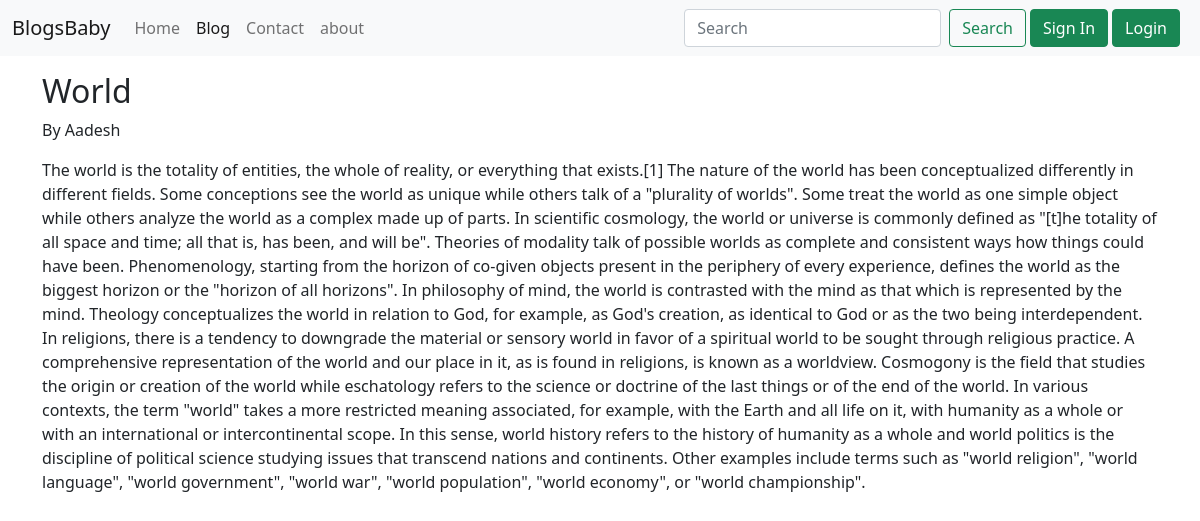
Screenshot of /Blogs/demon baby with the database file from the repository.
### Blogs/models.py (models this page shows, shortened)
class Post(models.Model):
    Sno = models.AutoField(primary_key=True)
    author = models.CharField(max_length=100)
    title = models.CharField(max_length=250)
    slug = models.CharField(max_length=140)
    timestamp = models.DateTimeField(blank=True)
    content = models.TextField()

### Blogs/views.py (the view)
# urls.py: path('<str:slug>', views.blogPost,name = "blogPost"),
def blogPost(request,slug):
    post = Post.objects.filter(slug = slug)
    context = {"post":post}
    return render(request,'Blogs/blogpost.html',context)

### templates/Blogs/blogpost.html (shortened to what this page needs)
{% extends 'basic.html' %}
{% block blogactive %}active{% endblock blogactive %}
{% block body %}
{% for poost in post %}
<div class = "container my-3">
    <div class = "blog-post">
        <h2 class = "blog-post-title">
            {{poost.title}}
        </h2>
        <p class="blog-post meta">
            {{poost.datetime}} By <a herf = "#"> {{poost.author}}</a>
        </p>
        <p>{{poost.content}}</p>
    </div>
</div>
{% endfor %}
{% endblock body %}

### rows the page displays
Post: title "World", author "Aadesh", content "The world is the totality of entities, the whole of reality, or everything that exists.[1] The nature of the world has been conceptualized differently in different fields. Some conceptions see the world as unique while others talk of a \"plurality of worlds\". Some treat the world as one simple object while others analyze the world as a complex made up of parts. In scientific cosmology, the world or universe is commonly defined as \"[t]he totality of all space and time; all that is, has been, and will be\". Theories of modality talk of possible worlds as complete and consistent ways how things could have been. Phenomenology, starting from the horizon of co-given objects present in the periphery…"
